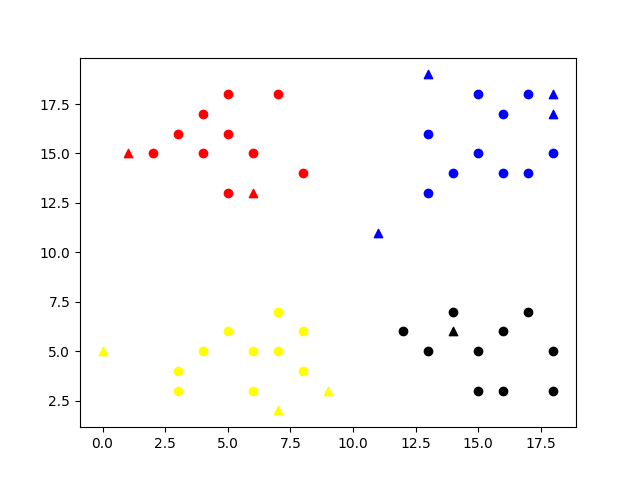

Recreate this plot in Python.
import numpy as np
import matplotlib as mpl

mpl.use('Agg')
import matplotlib.pyplot as plt


class KNNClassifier:
    # finding L2 (euclidean) distance between two numpy arrays and returning their distances
    def euclidean_distance(self, point1, point2):
        distance = np.sum((np.square(point1 - point2)))
        return np.sqrt(distance)

    # calls euclidean_distance function by iterating through elements of train_data
    # and stores the respective euclidean distance and labels into a list called nearest_distances
    def nearest_neighbors(self, train_data, test_row, train_labels, num_neighbors):
        nearest_distances = []
        for i in range(len(train_data)):
            line_dist = self.euclidean_distance(test_row, train_data[i])
            nearest_distances.append((train_labels[i], line_dist))
        # sorts the distances in ascending order
        nearest_distances.sort(key=lambda tup: tup[1])
        neighbors = []
        # storing nearest distance compared to k nearest neighbors
        for i in range(num_neighbors):
            neighbors.append(nearest_distances[i][0])
        return neighbors

    def predict_classification(self, train_data, test_data, train_labels, num_neighbors):
        output_labels = []
        # calls the nearest neighbors function by passing each element of test data
        for test_row in test_data:
            k_neighbors = self.nearest_neighbors(train_data, test_row, train_labels, num_neighbors)
            # classifying the test data by counting maximum number of labels around it
            prediction = max(set(k_neighbors), key=k_neighbors.count)
            output_labels.append(prediction)
        return output_labels


def plot_knn_classification():
    mini_train = np.load('C:\\Users\\rlohi\PycharmProjects\\pythonProject\\'
                         'Introduction to Deep Learning\\knn_minitrain.npy')
    mini_train_label = np.load('C:\\Users\\rlohi\PycharmProjects\\pythonProject\\'
                               'Introduction to Deep Learning\\knn_minitrain_label.npy')
    print("Training Data\n", mini_train)
    # randomly generate test data
    mini_test = np.random.randint(20, size=20)
    mini_test = mini_test.reshape(10, 2)
    k_value = np.random.randint(3, 10)
    print("Testing Data\n",mini_test)

    knn_obj = KNNClassifier()  # object of the class to call its function
    # passing the input to the funtcion
    outputlabels = knn_obj.predict_classification(train_data=mini_train,
                                                  test_data=mini_test,
                                                  train_labels=mini_train_label,
                                                  num_neighbors=k_value)

    # plotting the train data in circle shape
    train_x = mini_train[:, 0]
    train_y = mini_train[:, 1]

    fig = plt.figure()
    plt.scatter(train_x[np.where(mini_train_label == 0)], train_y[np.where(mini_train_label == 0)], color='red')
    plt.scatter(train_x[np.where(mini_train_label == 1)], train_y[np.where(mini_train_label == 1)], color='blue')
    plt.scatter(train_x[np.where(mini_train_label == 2)], train_y[np.where(mini_train_label == 2)], color='yellow')
    plt.scatter(train_x[np.where(mini_train_label == 3)], train_y[np.where(mini_train_label == 3)], color='black')

    test_x = mini_test[:, 0]
    test_y = mini_test[:, 1]

    # plotting the classified test data in triangle shape
    outputlabels = np.array(outputlabels)
    print("Classification of Test Data into classes 1 to 4 respectively : ",outputlabels)
    plt.scatter(test_x[np.where(outputlabels == 0)], test_y[np.where(outputlabels == 0)], marker='^', color='red')
    plt.scatter(test_x[np.where(outputlabels == 1)], test_y[np.where(outputlabels == 1)], marker='^', color='blue')
    plt.scatter(test_x[np.where(outputlabels == 2)], test_y[np.where(outputlabels == 2)], marker='^', color='yellow')
    plt.scatter(test_x[np.where(outputlabels == 3)], test_y[np.where(outputlabels == 3)], marker='^', color='black')

    # save diagram as png file
    plt.savefig("miniknn.png")


# calling the main function
plot_knn_classification()
